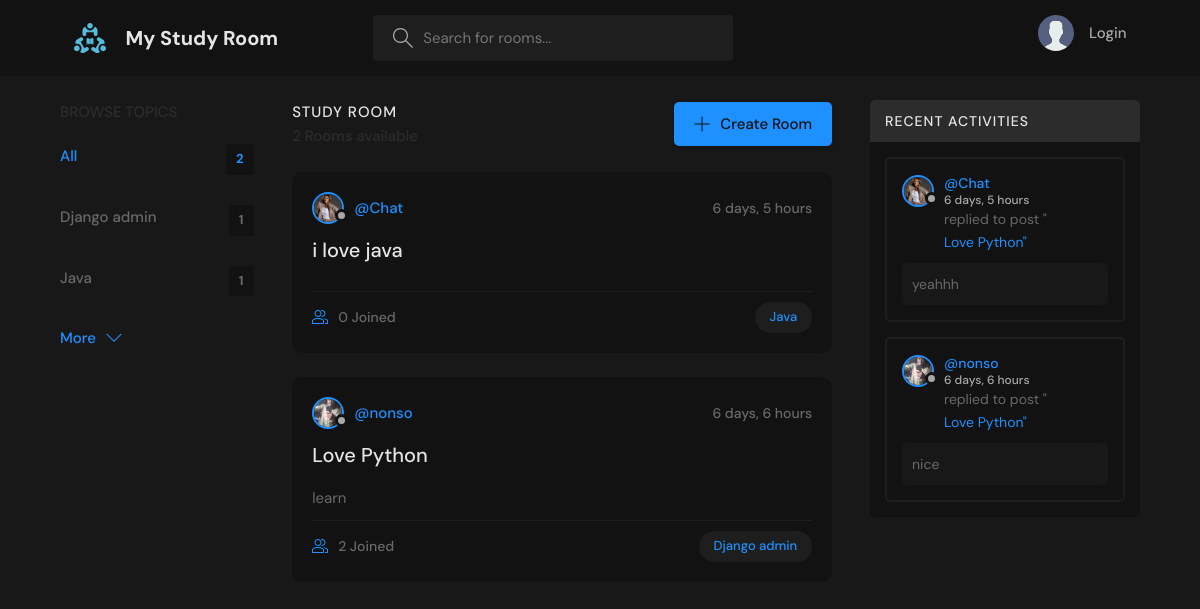
The page / on the database its author committed.
### studyroom/models.py (models this page shows, shortened)
class Topic(models.Model):
    name = models.CharField(max_length= 200)

class Room(models.Model):
    host = models.ForeignKey(User, on_delete=models.SET_NULL, null=True)
    topic = models.ForeignKey(Topic, on_delete=models.SET_NULL, null=True)
    name = models.CharField(max_length= 200)
    description = models.TextField(null=True , blank=True)
    participants = models.ManyToManyField(User, related_name='participants', blank=True)
    updated = models.DateTimeField(auto_now=True)
    created = models.DateTimeField(auto_now_add=True)
    class Meta:
        ordering = ['-updated', 'created']
    def __str__(self):
        return self.name

class User(AbstractUser):
    name = models.CharField(max_length=200,null=True)
    email = models.EmailField(unique=True,null=True)
    bio = models.TextField(null=True)
    avatar = models.ImageField(null=True,default='avatar.svg')
    USERNAME_FIELD='email'
    REQUIRED_FIELDS = []

class Message(models.Model):
    user = models.ForeignKey(User, on_delete=models.CASCADE)
    room = models.ForeignKey(Room, on_delete=models.CASCADE)
    body = models.TextField()
    updated = models.DateTimeField(auto_now=True)
    created = models.DateTimeField(auto_now_add=True)
    def __str__(self):
        return self.body[0:50]
    class Meta:
        ordering =['-updated', 'created']

### studyroom/views.py (the view)
# urls.py: path('',v.homeView,name='home'),
def homeView(request):
    q =  request.GET.get('q') if request.GET.get('q') != None else ''
    rooms = Room.objects.filter(
        Q(topic__name__icontains=q)|
        Q(name__icontains=q)|
        Q(description__icontains=q)
        )
    count=rooms.count()
    topics = Topic.objects.all()[0:5]
    room_activity = Message.objects.filter(Q(room__topic__name__icontains=q))
    context = {'rooms':rooms, 'topics':topics,'count':count, 'room_activity':room_activity}
    return render (request, 'studyroom/home.html', context )

### studyroom/templates/studyroom/home.html (shortened to what this page needs)
{% extends 'main.html' %}
{% block content %}
    <main class="layout layout--3">
      <div class="container">
        {% include 'components/topic_component.html' %}
        <div class="roomList">
          <div class="roomList__header">
            <div>
              <h2>Study Room</h2>
              <p>{{count}} Rooms available</p>
            </div>
            <a class="btn btn--main" href="{% url 'create-room' %}">
              <svg version="1.1" xmlns="http://www.w3.org/2000/svg" width="32" height="32" viewBox="0 0 32 32">
                <title>add</title>
                <path
                  d="M16.943 0.943h-1.885v14.115h-14.115v1.885h14.115v14.115h1.885v-14.115h14.115v-1.885h-14.115v-14.115z"
                ></path>
              </svg>
              Create Room
            </a>
          </div>
          {% include 'components/studyfeed_component.html' %}
        </div>
        {% include 'components/activity_component.html' %}
      </div>
    </main>
{% endblock%}

### studyroom/templates/components/topic_component.html
<div class="topics">
    <div class="topics__header">
      <h2>Browse Topics</h2>
    </div>
    <ul class="topics__list">
      <li>
        <a href="{% url 'home' %}" class="active">All <span>{{topics.count}}</span></a>
      </li>
      {% for topic in topics %}
      <li>
        <a href="{% url 'home' %}?q={{topic.name}}">{{topic.name}} <span>{{topic.room_set.all.count}}</span></a>
      </li>
      {% endfor %}
    </ul>
    <a class="btn btn--link" href="{% url 'browsetopic' %}">
      More
      <svg version="1.1" xmlns="http://www.w3.org/2000/svg" width="32" height="32" viewBox="0 0 32 32">
        <title>chevron-down</title>
        <path d="M16 21l-13-13h-3l16 16 16-16h-3l-13 13z"></path>
      </svg>
    </a>
  </div>

### studyroom/templates/components/studyfeed_component.html (shortened to what this page needs)
{% if rooms %}
{% for room in rooms %}
<div class="roomListRoom">
    <div class="roomListRoom__header">
      <a href="{% url 'profile' room.host.id %}" class="roomListRoom__author">
        <div class="avatar avatar--small">
          <img src="{{room.host.avatar.url}}" />
        </div>
        <span>@{{room.host.username}}</span>
      </a>
      <div class="roomListRoom__actions">
        <span>{{room.created|timesince}}</span>
      </div>
    </div>
    <div class="roomListRoom__content">
      <a href="{% url 'room' room.id %}">{{room.name}}</a>
      {% if room.description %}
      <p>
        {{room.description}}
      </p>
      {% endif %}
    </div>
    <div class="roomListRoom__meta">
      <a href="{% url 'room' room.id %}" class="roomListRoom__joined">
        {{room.participants.all.count}} Joined
      </a>
      <p class="roomListRoom__topic"><a href="{% url 'home' %}?q={{room.topic.name}}">{{room.topic.name}}</a></p>
    </div>
  </div>
{% endfor %}
{% else %}
<div style="padding:20px 20px;">no study room here</div>
{% endif %}

### studyroom/templates/components/activity_component.html (shortened to what this page needs)
<div class="activities">
  <div class="activities__header">
    <h2>Recent Activities</h2>
  </div>
  {% for message in room_activity %}
  <div class="activities__box">
    <div class="activities__boxHeader roomListRoom__header">
      <a
        href="{% url 'profile' message.user.id %}"
        class="roomListRoom__author"
      >
        <div class="avatar avatar--small">
          <img src="{{message.user.avatar.url}}" />
        </div>
        <p>
          @{{message.user.username}}
          <span>{{message.created|timesince}}</span>
        </p>
      </a>
    </div>
    <div class="activities__boxContent">
      <p>
        replied to post "<a href="{% url 'room' message.room.id %}"
          >{{message.room}}"</a
        >
      </p>
      <div class="activities__boxRoomContent">{{message}}</div>
    </div>
  </div>
  {% endfor %}
</div>

### rows shown on the page
Topic: name "Django admin", room_set.all.count "1"
Topic: name "Java", room_set.all.count "1"
Room: host.avatar (picture), host.username "Chat", created "6 days, 5 hours", name "i love java", participants.all.count "0", topic.name "Java"
Room: host.avatar (picture), host.username "nonso", created "6 days, 6 hours", name "Love Python", description "learn", participants.all.count "2", topic.name "Django admin"
Message: user.avatar (picture), user.username "Chat", created "6 days, 5 hours", room "Love Python", body "yeahhh"
Message: user.avatar (picture), user.username "nonso", created "6 days, 6 hours", room "Love Python", body "nice"

### other values the page prints
{{ topics.count }} "2"
{{ count }} "2"
